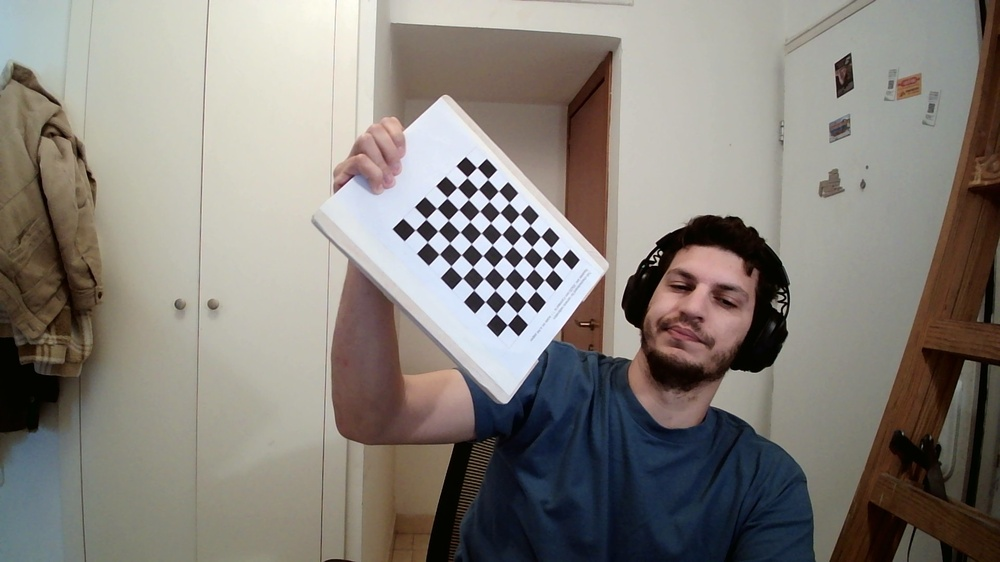
#> input picture images/Left/20240210_120035.jpg, 1000 x 562 px, shrunk from 1920 x 1080 before the run, given in place of the camera
$ python geminiDepth.py
#> lines starting #> are read from the running program, lines starting #| are printed output that depends on the picture
import cv2
import numpy as np

def load_calibration_data(calibration_file):
    # Load stereo calibration data from XML file
#> in main, img1 is the input picture: shape (562, 1000, 3); mean B, G, R 122.5, 128.9, 134.1
    calibration_data = cv2.FileStorage(calibration_file, cv2.FILE_STORAGE_READ)

    # Load calibration parameters
    cameraMatrix1 = calibration_data.getNode("cameraMatrix1").mat()
    distCoeffs1 = calibration_data.getNode("distCoeffs1").mat()
    cameraMatrix2 = calibration_data.getNode("cameraMatrix2").mat()
    distCoeffs2 = calibration_data.getNode("distCoeffs2").mat()
    R = calibration_data.getNode("R").mat()
    T = calibration_data.getNode("T").mat()
    E = calibration_data.getNode("E").mat()
    F = calibration_data.getNode("F").mat()

    return cameraMatrix1, distCoeffs1, cameraMatrix2, distCoeffs2, R, T, E, F

def rectify_images(img1, img2):
    # Convert images to grayscale
    img1_gray = cv2.cvtColor(img1, cv2.COLOR_BGR2GRAY)
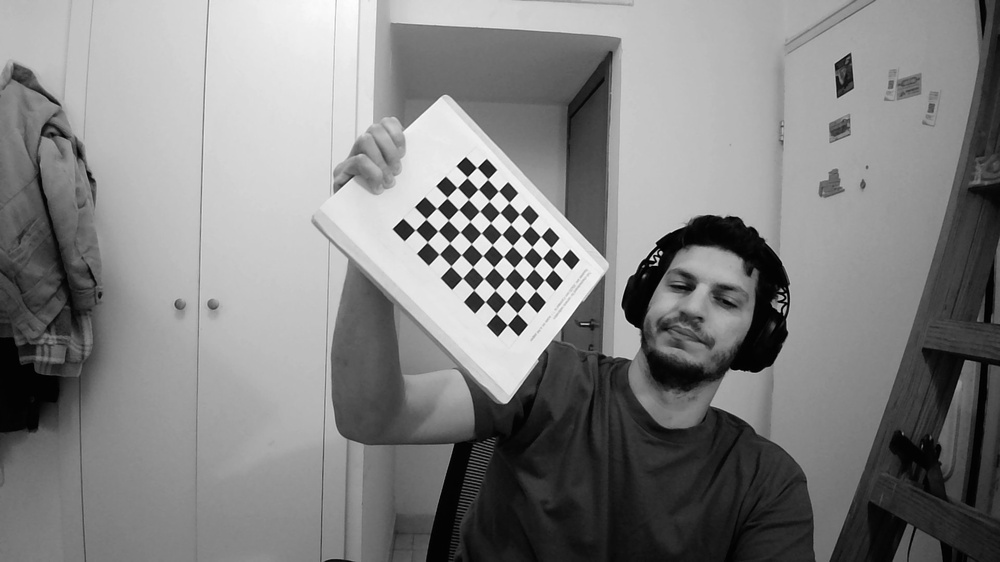
#> img1_gray: shape (562, 1000); min 0, max 254, mean 129.7
    img2_gray = cv2.cvtColor(img2, cv2.COLOR_BGR2GRAY)

    # Initialize ORB detector
    orb = cv2.ORB_create()

    # Find keypoints and descriptors
    kp1, des1 = orb.detectAndCompute(img1_gray, None)
#> kp1 = 500 keypoints; strongest (x, y, size): (654, 257, 31), (655, 260, 31), (660, 254, 31), (651, 259, 31)
    kp2, des2 = orb.detectAndCompute(img2_gray, None)
#> kp2 has the same summary as kp1

    # Create a Brute Force matcher object
    bf = cv2.BFMatcher(cv2.NORM_HAMMING, crossCheck=True)

    # Match descriptors
    matches = bf.match(des1, des2)
#> matches = 500 matches

    # Sort matches by distance
    matches = sorted(matches, key=lambda x: x.distance)

    # Extract matched keypoints
    src_pts = np.float32([kp1[m.queryIdx].pt for m in matches]).reshape(-1,1,2)
#> src_pts = 500 rows, first 8: [657, 264], [660, 254], [509, 205], [456, 210], [447, 200], [513, 243], [469, 197], [474, 167]
    dst_pts = np.float32([kp2[m.trainIdx].pt for m in matches]).reshape(-1,1,2)
#> dst_pts has the same summary as src_pts

    # Compute fundamental matrix
#> (the run stopped early here; a loop or call above may not have finished)
